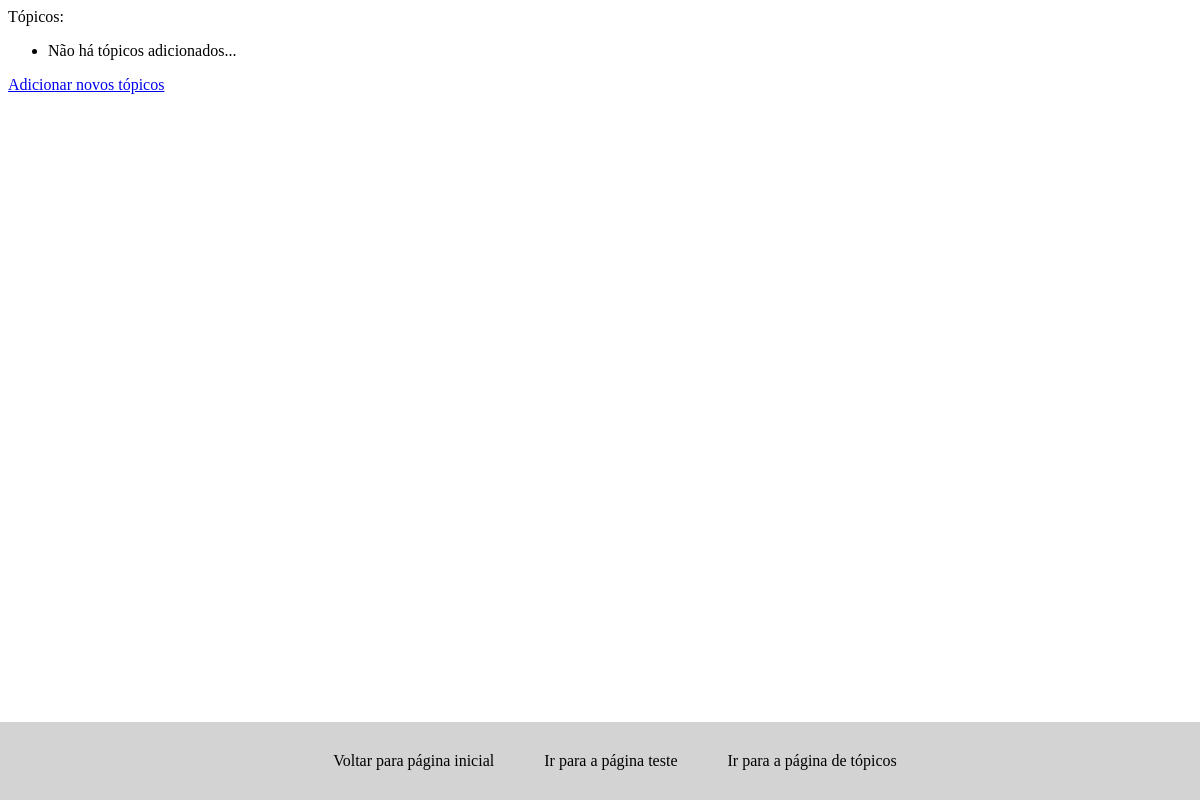
The page /topics on the database as committed earlier.
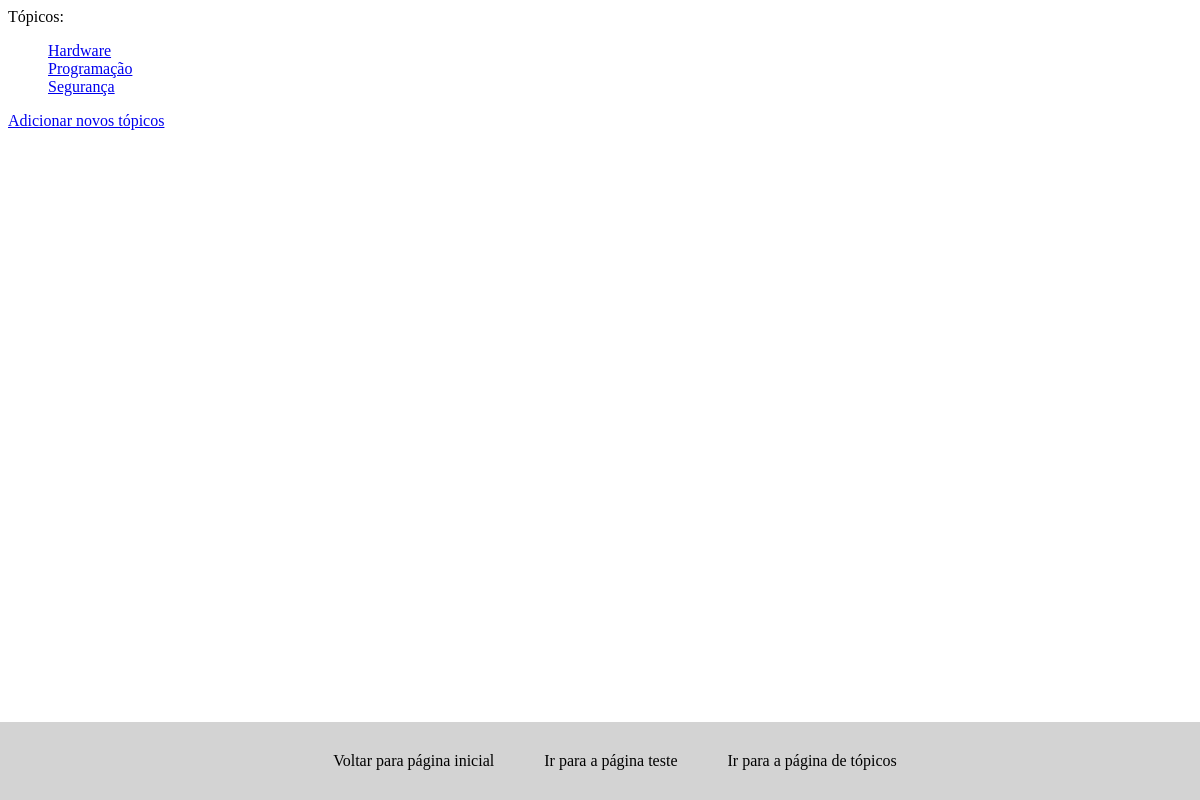
The same page on the database as committed later.
### learning_logs/models.py (models this page shows)
class Topic(models.Model):
    text = models.CharField(max_length=200)
    date_added = models.DateTimeField(auto_now_add=True)
    def __str__(self):
        return self.text

### learning_logs/views.py (the view)
# urls.py: path('topics', views.topics, name='topics'),
def topics(request):
    topics = Topic.objects.order_by('date_added')
    context = {'topics': topics}
    return render(request, 'learning_logs/topics.html', context)

### learning_logs/templates/learning_logs/topics.html (shortened to what this page needs)
{% extends "learning_logs/base.html" %}
{% block content %}
        <ul>
            {% for topic in topics %}
                <a href="{% url 'topic' topic.id %}">{{ topic }}</a> <br>
            {% empty %}
                <li>Não há tópicos adicionados...</li>
            {% endfor %}
        </ul>
        <a href="{% url 'new_topic'%}">Adicionar novos tópicos</a>
{% endblock content %}

### learning_logs/templates/learning_logs/base.html
{% load static %}
{% block content %}{% endblock content %}
<link rel="stylesheet" href="{% static 'learning_logs/base.css' %}">
<footer>
    <a class="link_footer" href="{% url 'index' %}">Voltar para página inicial</a>
    <a class="link_footer" href="{% url 'teste' %}">Ir para a página teste</a>
    <a class="link_footer" href="{% url 'topics' %}">Ir para a página de tópicos</a>
</footer>

### learning_logs/static/learning_logs/base.css (style rules this page uses)
footer { position: fixed; bottom: 0; left: 0; width: 100%; display: flex; justify-content: center; gap: 20px; background: lightgray; padding: 15px; }
.link_footer { color: black; text-decoration: none; padding: 15px; }

Rows that differ between the two databases and show on the page:
added Topic: text "Hardware"
added Topic: text "Programação"
added Topic: text "Segurança"
Other text that changed with them:
text no longer shown: "Não há tópicos adicionados..."
